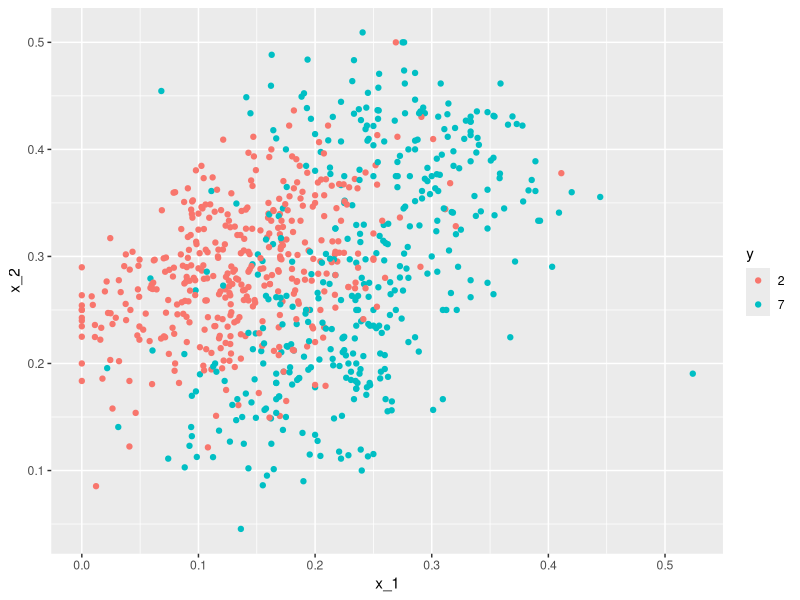

R code for this plot:
library(dslabs)
library(tidyverse)
library(caret)
data("mnist_27")
mnist_27$train %>% ggplot(aes(x_1, x_2, color = y)) + geom_point()
fit <- mnist_27$train %>%
  mutate(y = ifelse(y==7, 1, 0)) %>%
  lm(y ~ x_1 + x_2, data = .)
p_hat <- predict(fit, newdata = mnist_27$test)
y_hat <- factor(ifelse(p_hat > 0.5, 7, 2))
confusionMatrix(data = y_hat, reference = mnist_27$test$y)$overall[["Accuracy"]]
